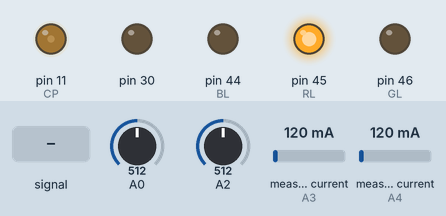
This sketch was run on a simulated Arduino Mega 2560, built with avr-gcc and run on an emulated ATmega2560. Parts: output pins drawn as LEDs (lit = HIGH). Inputs (shaded band) come from the test bench; at power-on: A0 = 512, A2 = 512, measured current (sensors on A3, A4) 120 mA.

Above: at 2.3 s.
2.4 s: A0 fed a 200 Hz sine of ±460 counts around its level
At 5.28 s:
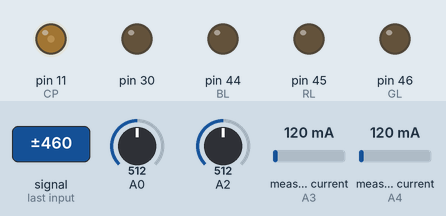
5.4 s: A0 set to 638
At 5.9 s:
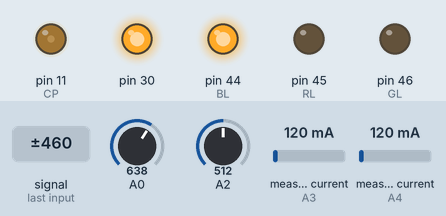
7.1 s: A0 set to 618
At 8.4 s:
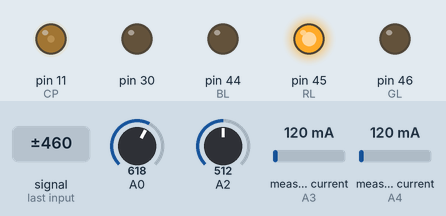
8.7 s: A0 set to 900
At 12.06 s:
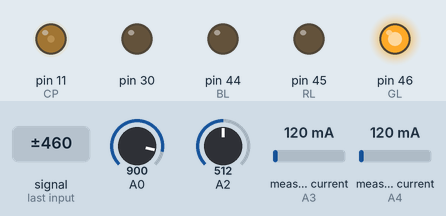
14.7 s: A0 set to 958
At 14.8 s:
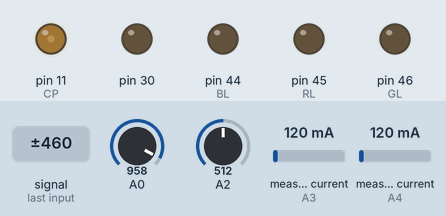
17.7 s: A0 set to 984
Timing chart, 0 to 32.0 s (numbered marks = the images above; inputs shaded):
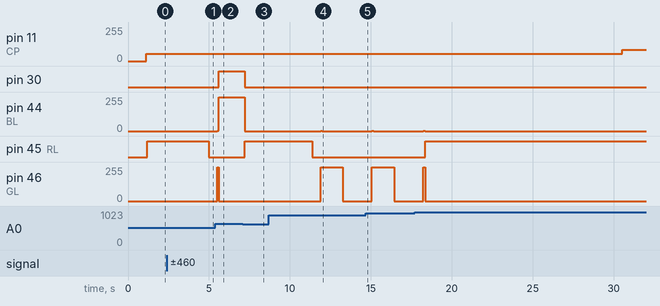

Measured:
- the behaviour switches between 629 and 628 on A0 (found by bisection; images 2 and 3)
- after the input at 2.4 s, pin 45 (RL): HIGH → LOW after 2.6 s
- after the input at 5.4 s, pin 30: LOW → HIGH after 0.20 s; pin 45 (RL): stays LOW (without the input it goes to HIGH after 1.7 s)
- after the input at 7.1 s, pin 30: HIGH → LOW after 0.10 s; pin 44 (BL): 255/255 → 0/255 after 0.10 s; pin 45 (RL): LOW → HIGH after 0.10 s
- after the input at 8.7 s, pin 44 (BL): 0/255 → 1/255 after 3.2 s, → 0/255 0.10 s later; pin 45 (RL): HIGH → LOW after 2.7 s; pin 46 (GL): 0/255 → 254/255 after 3.2 s, → 0/255 1.4 s later
- after the input at 14.7 s, pin 45 (RL): stays LOW (without the input it goes to HIGH after 2.5 s)

The sketch:

EVCC_7KW_Smart_no_Onion.ino
```cpp
#include "Evcc.h"

// Define Digital Pin
#define CP 11
#define RL 45
#define GL 46
#define BL 44
#define REL 30


// Define Analog Pin
#define PPreadA A2
#define CPreadA A0
#define CT1 A3
#define CT_EXT A4


bool isPluggedIn = true;
bool reg_toggle = true;
bool line_splitted = true;

int max_amps = 21; //corrente massima della linea in Ampere
int min_amps = 5; //corrente minima
int hysteresis = 3; //isteresi

unsigned long loop_interval = 50; //intervallo di ripetizioni in ms del loop principale (funzionalità base della evcc)
unsigned long reg_interval = 30000; //intervallo di ripetizioni in ms dell'aggiornamento di corrente dal parte della funzione Smart_reg
unsigned long previousMillis0 = 0; //ms
unsigned long previousMillis1 = 0; //ms


int samples = 500;

Evcc evcc(1, PPreadA, CP, CPreadA, samples, RL, GL, BL, REL, CT1, CT_EXT);


void setup() {

  //Serial.begin(9600);
  evcc.UpdateDuty(max_amps);
  evcc.Timer_init();
  evcc.AC_off(); // Utilizzo del metodo off() della classe Plug
  delay(1000);
}

void loop() {

unsigned long currentMillis = millis();  // Ottieni l'attuale valore di millis()

if (currentMillis - previousMillis0 >= loop_interval) {
  previousMillis0 = currentMillis;
// Esegui evcc.Plug_start() se è stato dato il comando "start"
  if (reg_toggle) {
    evcc.Plug_start();
  } else {
    evcc.Plug_stop(); // Esegui evcc.Plug_stop() se non è stato dato il comando "start"
  }
}

if (currentMillis - previousMillis1 >= reg_interval) {
  previousMillis1 = currentMillis;
  reg_toggle = evcc.Smart_reg(max_amps, min_amps, line_splitted, hysteresis);
}
}
```

Evcc.cpp
```cpp
#include "Arduino.h"
#include "Evcc.h"
#include "EmonLib.h"
#include <ArduinoJson.h>
#include "TimerOne.h"
#include <string.h>

Evcc::Evcc(
    int ID,
    int PP,
    int CP,
    int CP_F,
    int samples,
    int RL,
    int GL,
    int BL,
    int REL1,
    int CT1,
    int CT_EXT
    )

{
    _ID = ID;
    _PP = PP;
    _CP = CP;
    _CP_F = CP_F;
    _samples = samples;
    _RL = RL;
    _GL = GL;
    _BL = BL;
    _REL1 = REL1;
    _CT1 = CT1;
    _CT_EXT = CT_EXT;

    pinMode(CP, OUTPUT);
    pinMode(RL, OUTPUT);
    pinMode(GL, OUTPUT);
    pinMode(BL, OUTPUT);
    pinMode(REL1, OUTPUT);

    //Serial.begin(9600);
    Timer1.initialize(1000); // Frequency, 1000us = 1khz


    _IL1.current(_CT1, 60.6); // Current: input pin, calibration: (40A / 0.02A) / 33 Ohms = 60.6
    _IL1_EXT.current(_CT_EXT, 55.5); // Current: input pin, calibration: (100A / 0.05A) / 36 Ohms = 55.5
}


void Evcc::Timer_init()
{
Timer1.initialize(1000); // Frequency, 1000us = 1khz
delay(100);
}


void Evcc::Plug_start()
{

    int PPstate = PPread(); // Read PP state
    //Serial.print(PPstate);
    //Serial.println("%    ");
    delay(20);

    CPout_on();

    int CPstate = CPread(); // Read CP state
    delay(20);

    if ((CPstate < 973) && (CPstate > 853))
    {
        AC_off();
        for(int i=0; i<255; i++) {
        Led_set_color(i, 255-i, 0);
         delay(5);
        }

        // fade from red to blue
        for(int i=0; i<255; i++) {
        Led_set_color(255-i, 0, i);
        delay(5);
        }

        // fade from blue to green
        for(int i=0; i<255; i++) {
        Led_set_color(0, i, 255-i);
        delay(2);
        }
        _chrg_state = "EV NOT CONNECTED";
    }

    else if ((CPstate < 853) && (CPstate > 758))
    {
        AC_off();
        Led_green();
        _chrg_state = "EV CONNECTED TO WALLBOX ";
        //Serial.println(_ID);
    }

    else if ((CPstate < 758) && (CPstate > 628))
    {
        AC_on();
        Led_blue(); // Function for LED blinking (It slows the entire loop!)
        _chrg_state = "CHARGING";
        //Serial.println(_ID);
    }

    else
    {
        AC_off();
        Led_red(); // ERROR
        _chrg_state = "ERROR WALLBOX ";
        //Serial.println(_ID);
    }

}


void Evcc::Plug_stop()
{

    int PPstate = PPread(); // Read PP state
    //Serial.print(PPstate);
    //Serial.println("%    ");
    delay(20);

    CPout_off();

    int CPstate = CPread(); // Read CP state
    delay(20);

    if ((CPstate < 973) && (CPstate > 853))
    {
      AC_off();
        for(int i=0; i<255; i++) {
        Led_set_color(i, 255-i, 0);
         delay(5);
        }

        // fade from red to blue
        for(int i=0; i<255; i++) {
        Led_set_color(255-i, 0, i);
        delay(5);
        }

        // fade from blue to green
        for(int i=0; i<255; i++) {
        Led_set_color(0, i, 255-i);
        delay(2);
        }
        _chrg_state = "WALLBOX STOPPED, EV NOT CONNECTED";
    }

    else if ((CPstate < 853) && (CPstate > 758))
    {
        AC_off();
        Led_green();
        _chrg_state = "WALLBOX STOPPED, EV CONNECTED TO WALLBOX ";
        //Serial.println(_ID);
    }

    else if ((CPstate < 758) && (CPstate > 628))
    {
        AC_off();
        Led_blue(); // Function for LED blinking (It slows the entire loop!)
        _chrg_state = "WALLBOX STOPPED, ILLEGAL STATE ";
        //Serial.println(_ID);
    }

    else
    {
        AC_off();
        Led_red(); // ERROR
        _chrg_state = "WALLBOX STOPPED, ERROR WALLBOX ";
        //Serial.println(_ID);
    }

}


int Evcc::PPread()
{
    int duty;
    int PP_reading = analogRead(_PP);

    if (PP_reading > 743)
    {

        duty = 10;
        //Serial.print("6A    ");
    }

    else if ((PP_reading < 743) && (PP_reading > 508))
    {

        duty = 21;
        //Serial.print("13A   ");
    }

    else if ((PP_reading < 508) && (PP_reading > 254))
    {

        duty = 33;
        //Serial.print("20A    ");
    }

    else if ((PP_reading < 254) && (PP_reading > 131))
    {

        duty = 53;
        //Serial.print("32A   ");
    }

    else if ((PP_reading < 131)) //&& (amps > 46)
    {

        duty = 92;
        //Serial.print("70A   ");
    }

    return duty;
}

int Evcc::CPread()
{
    int maximum = 0;
    int minimum = 1023;
    int minvaluePilot = 0;
    int value;
    for (int i = 0; i <= _samples; i++)
    {
        value = analogRead(_CP_F); // pilotPin or currentSensPin
        if (value <= minimum)
        {
            minimum = value;
            minvaluePilot = minimum;
        }
        if (value >= maximum)
        {
            maximum = value;
        }
    }

    return maximum;
}

void Evcc::CPout_on() {

  //int duty = PPread();                 // int duty = PPread();   for current setted by PP resistor reading
  int limited_duty = constrain(_serial_duty, 10, 90);
  int mapped_duty = map(limited_duty, 0, 100, 2, 1023);
  Timer1.pwm(_CP, mapped_duty);
  //Serial.println(mapped_duty);

}

void Evcc::UpdateDuty(int newValue){
     _serial_duty = newValue;
     //Serial.println(_serial_duty);
 }


void Evcc::CPout_off() {

  digitalWrite(_CP, HIGH);

}

// CONTACTOR AND CURRENT SENSOR CONTROL FUNCTIONS

void Evcc::AC_on()
{
    digitalWrite(_REL1, HIGH);
}

void Evcc::AC_off()
{
    digitalWrite(_REL1, LOW);
}

bool Evcc::Smart_reg(int max_amps, int min_amps, bool line_splitted, int hys)
{
  bool started = true;
  int amps;
  float EXT_amps = (_IL1_EXT.calcIrms(1480));
  delay(5);
  float EV_amps = (_IL1.calcIrms(1480));
  delay(5);

  // caso linea splittata
  if(line_splitted){
    amps = max_amps - EXT_amps;
    if(amps >= min_amps && amps <= max_amps){
      UpdateDuty(int(amps/0.6));
      started = true;
    } else {
      started = false;
    }

  } else {
    amps = max_amps - (EXT_amps - EV_amps);
    if(min_amps <= amps && amps <= max_amps){
      UpdateDuty(int(amps/0.6));
      started = true;
    } else {
      started = false;
    }
  }

  delay(10);
  int hysteresis = min_amps + hys;;
  // se amps è fuori dall' intervallo e amps è maggiore di min_amps + hys riparte la ricarica
  if (started == false && amps >= hysteresis) {
    //Plug_start();
    started = true;
  }
// se amps è fuori dall'intervallo è minore4 di min_amps + hys la ricarica non parte
  else if(started == false && amps <= hysteresis){
    started = false;
    }
  // altrimenti continua a mantenere started true
  else{
    //Plug_stop(); // Esegui evcc.Plug_stop() se non è stato dato il comando "start"
    started = true;
  }

    //Serial.print("EXT_amps: "); Serial.print(EXT_amps);
    //Serial.print("      amps: "); Serial.print(amps);
    //Serial.print("      EV_amps: "); Serial.println(EV_amps);
  return started;
}


// RGB LED CONTROL FUNCTIONS

void Evcc::Led_off()
{
    analogWrite(_RL, 0);
    analogWrite(_GL, 0);
    analogWrite(_BL, 0);
}

void Evcc::Led_set_color(int r, int g, int b)
{
    analogWrite(_RL, r);
    analogWrite(_GL, g);
    analogWrite(_BL, b);
}

void Evcc::Led_red()
{
    analogWrite(_RL, 255);
    analogWrite(_GL, 0);
    analogWrite(_BL, 0);
}

void Evcc::Led_green()
{
    analogWrite(_RL, 0);
    analogWrite(_GL, 255);
    analogWrite(_BL, 0);
}

void Evcc::Led_blue()
{
    analogWrite(_RL, 0);
    analogWrite(_GL, 0);
    analogWrite(_BL, 255);
}

void Evcc::Led_white()
{
    analogWrite(_RL, 255);
    analogWrite(_GL, 255);
    analogWrite(_BL, 255);
}

void Evcc::Led_yellow()
{
    analogWrite(_RL, 255);
    analogWrite(_GL, 255);
    analogWrite(_BL, 0);
}

void Evcc::Led_orange()
{
    analogWrite(_RL, 255);
    analogWrite(_GL, 165);
    analogWrite(_BL, 0);
}

void Evcc::Led_grey()
{
    analogWrite(_RL, 127);
    analogWrite(_GL, 127);
    analogWrite(_BL, 127);
}
```

Evcc.h
```cpp
#ifndef Evcc_h
#define Evcc_h

#include "Arduino.h"
#include "EmonLib.h"

class Evcc
{
public:
    Evcc(
        int ID,
        int PP,
        int CP,
        int CP_F,
        int samples,
        int RL,
        int GL,
        int BL,
        int REL1,
        int CT1,
        int CT_EXT
        );

    void Plug_start();
    void Plug_stop();
    int PPread();
    int CPread();
    void Timer_init();
    void CPout_on();
    void CPout_off();

    void AC_on();
    void AC_off();
    bool Smart_reg(int max_amps, int min_amps, bool line_splitted, int hys);

    void Led_set_color(int r, int g, int b);
    void Led_off();
    void Led_green();
    void Led_blue();
    void Led_red();
    void Led_white();
    void Led_yellow();
    void Led_orange();
    void Led_grey();
    void UpdateDuty(int newValue);

private:
    int _ID;
    int _PP;
    int _CP;
    int _CP_F;
    int _samples;
    int _serial_duty;
    String _chrg_state;
    int _RL;
    int _GL;
    int _BL;
    int _REL1;
    int _REL2;
    int _REL3;
    int _CT1;
    int _CT_EXT;
    EnergyMonitor _IL1, _IL1_EXT;
};
#endif
```
